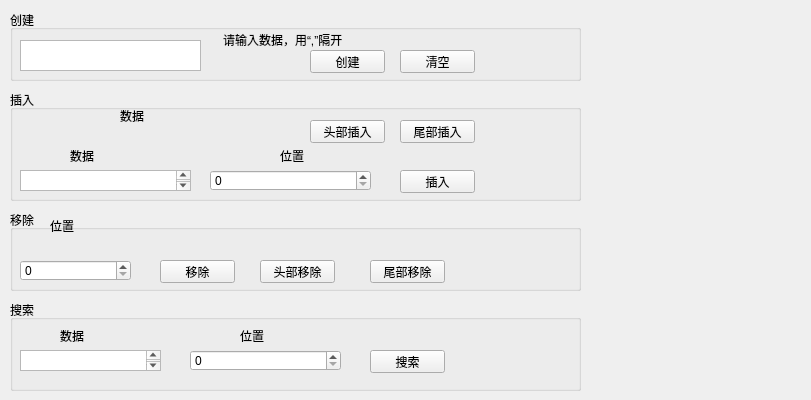
<?xml version="1.0" encoding="UTF-8"?>
<ui version="4.0">
 <class>LinklistUIClass</class>
 <widget class="QWidget" name="LinklistUIClass">
  <property name="geometry">
   <rect>
    <x>0</x>
    <y>0</y>
    <width>811</width>
    <height>400</height>
   </rect>
  </property>
  <property name="windowTitle">
   <string>LinklistUI</string>
  </property>
  <widget class="QGroupBox" name="groupBox1">
   <property name="geometry">
    <rect>
     <x>10</x>
     <y>10</y>
     <width>571</width>
     <height>71</height>
    </rect>
   </property>
   <property name="title">
    <string>创建</string>
   </property>
   <widget class="QLabel" name="label_1">
    <property name="geometry">
     <rect>
      <x>213</x>
      <y>20</y>
      <width>161</width>
      <height>20</height>
     </rect>
    </property>
    <property name="text">
     <string>请输入数据，用“,”隔开</string>
    </property>
   </widget>
   <widget class="QPushButton" name="createButton">
    <property name="geometry">
     <rect>
      <x>300</x>
      <y>40</y>
      <width>75</width>
      <height>23</height>
     </rect>
    </property>
    <property name="text">
     <string>创建</string>
    </property>
   </widget>
   <widget class="QPushButton" name="cleanButton">
    <property name="geometry">
     <rect>
      <x>390</x>
      <y>40</y>
      <width>75</width>
      <height>23</height>
     </rect>
    </property>
    <property name="text">
     <string>清空</string>
    </property>
   </widget>
   <widget class="QTextEdit" name="createEdit">
    <property name="geometry">
     <rect>
      <x>10</x>
      <y>30</y>
      <width>181</width>
      <height>31</height>
     </rect>
    </property>
   </widget>
  </widget>
  <widget class="QGroupBox" name="groupBox3">
   <property name="geometry">
    <rect>
     <x>10</x>
     <y>90</y>
     <width>571</width>
     <height>111</height>
    </rect>
   </property>
   <property name="title">
    <string>插入</string>
   </property>
   <widget class="QPushButton" name="headInsertButton">
    <property name="geometry">
     <rect>
      <x>300</x>
      <y>30</y>
      <width>75</width>
      <height>23</height>
     </rect>
    </property>
    <property name="text">
     <string>头部插入</string>
    </property>
   </widget>
   <widget class="QPushButton" name="tailInsertButton">
    <property name="geometry">
     <rect>
      <x>390</x>
      <y>30</y>
      <width>75</width>
      <height>23</height>
     </rect>
    </property>
    <property name="text">
     <string>尾部插入</string>
    </property>
   </widget>
   <widget class="QLabel" name="label_4">
    <property name="geometry">
     <rect>
      <x>110</x>
      <y>20</y>
      <width>54</width>
      <height>12</height>
     </rect>
    </property>
    <property name="text">
     <string>数据</string>
    </property>
   </widget>
   <widget class="QLabel" name="label_5">
    <property name="geometry">
     <rect>
      <x>60</x>
      <y>60</y>
      <width>54</width>
      <height>12</height>
     </rect>
    </property>
    <property name="text">
     <string>数据</string>
    </property>
   </widget>
   <widget class="QLabel" name="label_6">
    <property name="geometry">
     <rect>
      <x>270</x>
      <y>60</y>
      <width>54</width>
      <height>12</height>
     </rect>
    </property>
    <property name="text">
     <string>位置</string>
    </property>
   </widget>
   <widget class="QTextEdit" name="textEdit">
    <property name="geometry">
     <rect>
      <x>10</x>
      <y>80</y>
      <width>171</width>
      <height>21</height>
     </rect>
    </property>
   </widget>
   <widget class="QSpinBox" name="spinBox">
    <property name="geometry">
     <rect>
      <x>200</x>
      <y>80</y>
      <width>161</width>
      <height>21</height>
     </rect>
    </property>
   </widget>
   <widget class="QPushButton" name="InsertButton">
    <property name="geometry">
     <rect>
      <x>390</x>
      <y>80</y>
      <width>75</width>
      <height>23</height>
     </rect>
    </property>
    <property name="text">
     <string>插入</string>
    </property>
   </widget>
  </widget>
  <widget class="QGroupBox" name="groupBox4">
   <property name="geometry">
    <rect>
     <x>10</x>
     <y>210</y>
     <width>571</width>
     <height>81</height>
    </rect>
   </property>
   <property name="title">
    <string>移除</string>
   </property>
   <widget class="QLabel" name="label_7">
    <property name="geometry">
     <rect>
      <x>40</x>
      <y>10</y>
      <width>54</width>
      <height>12</height>
     </rect>
    </property>
    <property name="text">
     <string>位置</string>
    </property>
   </widget>
   <widget class="QSpinBox" name="deleteSpinBox">
    <property name="geometry">
     <rect>
      <x>10</x>
      <y>50</y>
      <width>111</width>
      <height>21</height>
     </rect>
    </property>
   </widget>
   <widget class="QPushButton" name="deleteButton">
    <property name="geometry">
     <rect>
      <x>150</x>
      <y>50</y>
      <width>75</width>
      <height>23</height>
     </rect>
    </property>
    <property name="text">
     <string>移除</string>
    </property>
   </widget>
   <widget class="QPushButton" name="headDeleteButton">
    <property name="geometry">
     <rect>
      <x>250</x>
      <y>50</y>
      <width>75</width>
      <height>23</height>
     </rect>
    </property>
    <property name="text">
     <string>头部移除</string>
    </property>
   </widget>
   <widget class="QPushButton" name="tailDeleteButton">
    <property name="geometry">
     <rect>
      <x>360</x>
      <y>50</y>
      <width>75</width>
      <height>23</height>
     </rect>
    </property>
    <property name="text">
     <string>尾部移除</string>
    </property>
   </widget>
  </widget>
  <widget class="QGroupBox" name="groupbox2">
   <property name="geometry">
    <rect>
     <x>10</x>
     <y>300</y>
     <width>571</width>
     <height>91</height>
    </rect>
   </property>
   <property name="title">
    <string>搜索</string>
   </property>
   <widget class="QLabel" name="label_2">
    <property name="geometry">
     <rect>
      <x>50</x>
      <y>30</y>
      <width>54</width>
      <height>12</height>
     </rect>
    </property>
    <property name="text">
     <string>数据</string>
    </property>
   </widget>
   <widget class="QLabel" name="label_3">
    <property name="geometry">
     <rect>
      <x>230</x>
      <y>30</y>
      <width>54</width>
      <height>12</height>
     </rect>
    </property>
    <property name="text">
     <string>位置</string>
    </property>
   </widget>
   <widget class="QTextEdit" name="searchEdit">
    <property name="geometry">
     <rect>
      <x>10</x>
      <y>50</y>
      <width>141</width>
      <height>21</height>
     </rect>
    </property>
   </widget>
   <widget class="QSpinBox" name="searchSpinBox">
    <property name="geometry">
     <rect>
      <x>180</x>
      <y>50</y>
      <width>151</width>
      <height>21</height>
     </rect>
    </property>
   </widget>
   <widget class="QPushButton" name="searchButton">
    <property name="geometry">
     <rect>
      <x>360</x>
      <y>50</y>
      <width>75</width>
      <height>23</height>
     </rect>
    </property>
    <property name="text">
     <string>搜索</string>
    </property>
   </widget>
  </widget>
 </widget>
 <layoutdefault spacing="6" margin="11"/>
 <resources/>
 <connections>
  <connection>
   <sender>createButton</sender>
   <signal>clicked()</signal>
   <receiver>LinklistUIClass</receiver>
   <slot>on_create_btn_clicked()</slot>
   <hints>
    <hint type="sourcelabel">
     <x>339</x>
     <y>65</y>
    </hint>
    <hint type="destinationlabel">
     <x>593</x>
     <y>9</y>
    </hint>
   </hints>
  </connection>
  <connection>
   <sender>cleanButton</sender>
   <signal>clicked()</signal>
   <receiver>LinklistUIClass</receiver>
   <slot>on_clean_btn_clicked()</slot>
   <hints>
    <hint type="sourcelabel">
     <x>444</x>
     <y>60</y>
    </hint>
    <hint type="destinationlabel">
     <x>593</x>
     <y>38</y>
    </hint>
   </hints>
  </connection>
  <connection>
   <sender>headInsertButton</sender>
   <signal>clicked()</signal>
   <receiver>LinklistUIClass</receiver>
   <slot>on_headInsert_btn_clicked()</slot>
   <hints>
    <hint type="sourcelabel">
     <x>349</x>
     <y>126</y>
    </hint>
    <hint type="destinationlabel">
     <x>671</x>
     <y>108</y>
    </hint>
   </hints>
  </connection>
  <connection>
   <sender>tailInsertButton</sender>
   <signal>clicked()</signal>
   <receiver>LinklistUIClass</receiver>
   <slot>on_tailInsert_btn_clicked()</slot>
   <hints>
    <hint type="sourcelabel">
     <x>449</x>
     <y>134</y>
    </hint>
    <hint type="destinationlabel">
     <x>637</x>
     <y>117</y>
    </hint>
   </hints>
  </connection>
  <connection>
   <sender>InsertButton</sender>
   <signal>clicked()</signal>
   <receiver>LinklistUIClass</receiver>
   <slot>on_locationInsert_btn_clicked()</slot>
   <hints>
    <hint type="sourcelabel">
     <x>465</x>
     <y>185</y>
    </hint>
    <hint type="destinationlabel">
     <x>622</x>
     <y>157</y>
    </hint>
   </hints>
  </connection>
  <connection>
   <sender>headDeleteButton</sender>
   <signal>clicked()</signal>
   <receiver>LinklistUIClass</receiver>
   <slot>on_headdelete_btn_clicked()</slot>
   <hints>
    <hint type="sourcelabel">
     <x>306</x>
     <y>265</y>
    </hint>
    <hint type="destinationlabel">
     <x>639</x>
     <y>228</y>
    </hint>
   </hints>
  </connection>
  <connection>
   <sender>tailDeleteButton</sender>
   <signal>clicked()</signal>
   <receiver>LinklistUIClass</receiver>
   <slot>on_taildelete_btn_clicked()</slot>
   <hints>
    <hint type="sourcelabel">
     <x>409</x>
     <y>273</y>
    </hint>
    <hint type="destinationlabel">
     <x>603</x>
     <y>241</y>
    </hint>
   </hints>
  </connection>
  <connection>
   <sender>deleteButton</sender>
   <signal>clicked()</signal>
   <receiver>LinklistUIClass</receiver>
   <slot>on_locationdelete_btn_clicked()</slot>
   <hints>
    <hint type="sourcelabel">
     <x>201</x>
     <y>271</y>
    </hint>
    <hint type="destinationlabel">
     <x>792</x>
     <y>250</y>
    </hint>
   </hints>
  </connection>
  <connection>
   <sender>searchButton</sender>
   <signal>clicked()</signal>
   <receiver>LinklistUIClass</receiver>
   <slot>on_search_btn_clicked()</slot>
   <hints>
    <hint type="sourcelabel">
     <x>415</x>
     <y>356</y>
    </hint>
    <hint type="destinationlabel">
     <x>706</x>
     <y>333</y>
    </hint>
   </hints>
  </connection>
 </connections>
 <slots>
  <slot>on_create_btn_clicked()</slot>
  <slot>on_clean_btn_clicked()</slot>
  <slot>on_headInsert_btn_clicked()</slot>
  <slot>on_tailInsert_btn_clicked()</slot>
  <slot>on_locationInsert_btn_clicked()</slot>
  <slot>on_headdelete_btn_clicked()</slot>
  <slot>on_taildelete_btn_clicked()</slot>
  <slot>on_locationdelete_btn_clicked()</slot>
  <slot>on_search_btn_clicked()</slot>
 </slots>
</ui>
